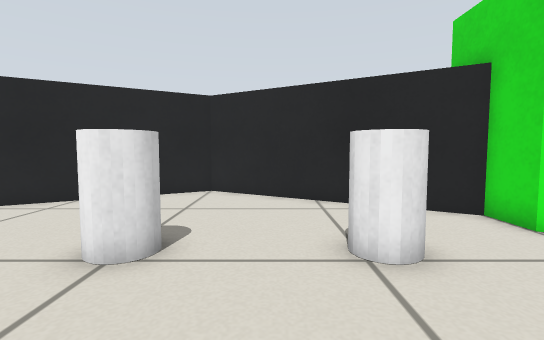
view 1 (above)

12 first-person views from a walk through a Gazebo world. The camera is 0.43 m above the floor, tilts 4° down and sees 85° across. The floor is counted in squares, 0.25 m on a side. Each view is taken from the middle of a square. On the plan, view 1 faces up. The plan holds only what a view shows up to about 16 squares ahead; the rest is blank. The place goes on beyond the plan. The robots in the file are not drawn.

view 2
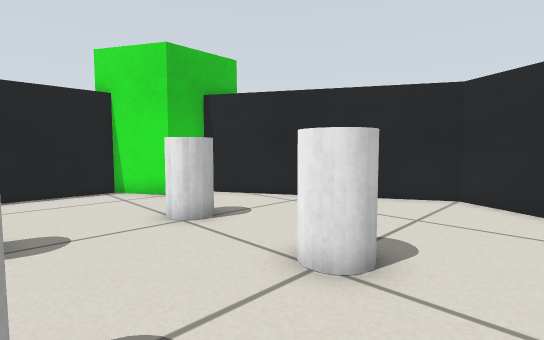

view 3
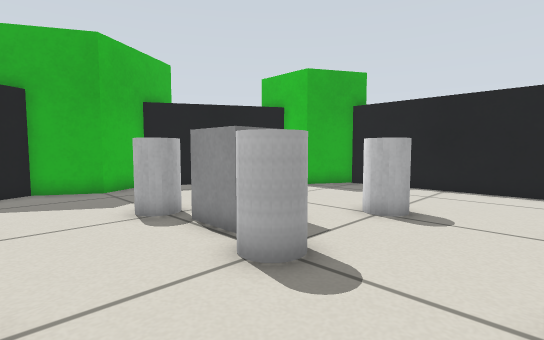

view 4
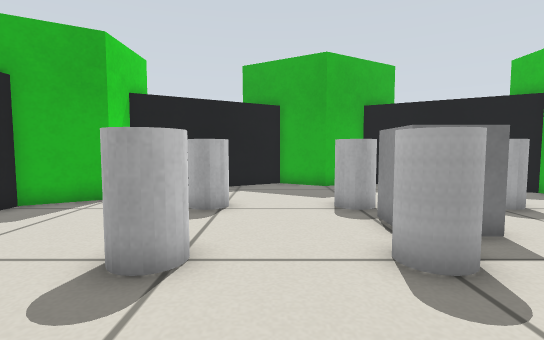

view 5
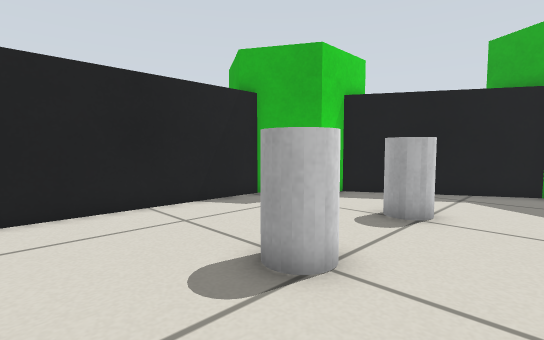

view 6
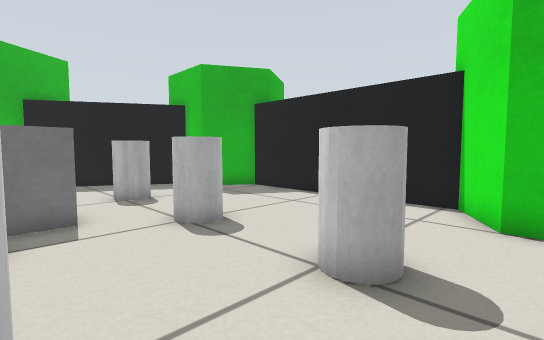

view 7
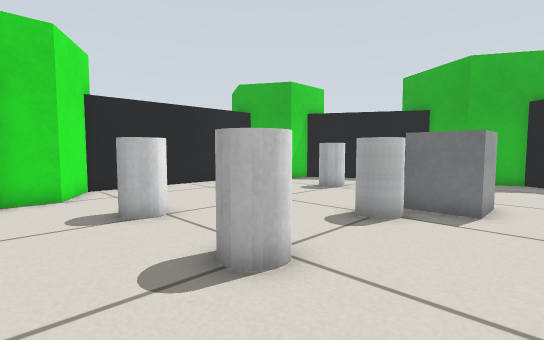

view 8
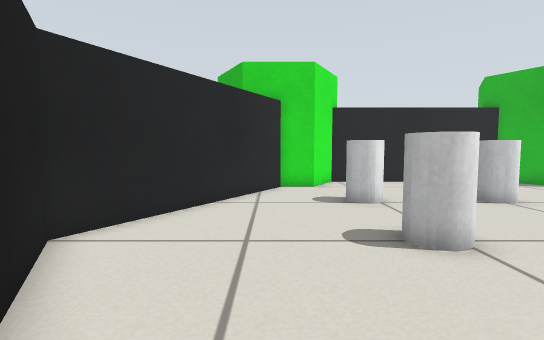

view 9
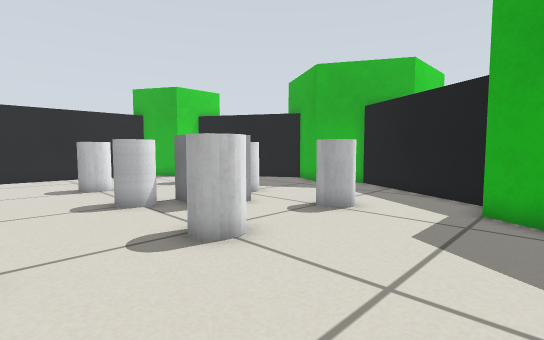

view 10
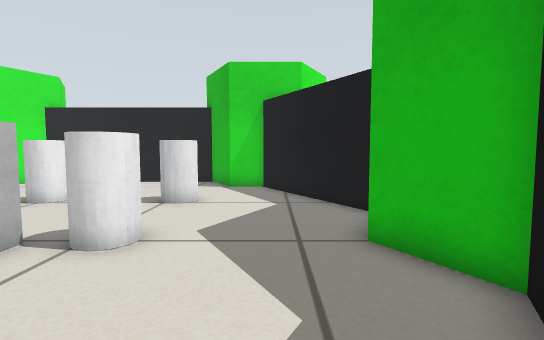

view 11
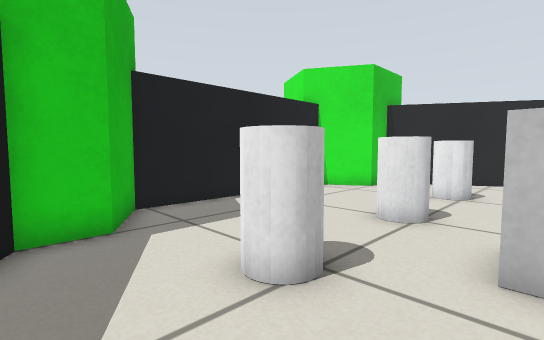

view 12
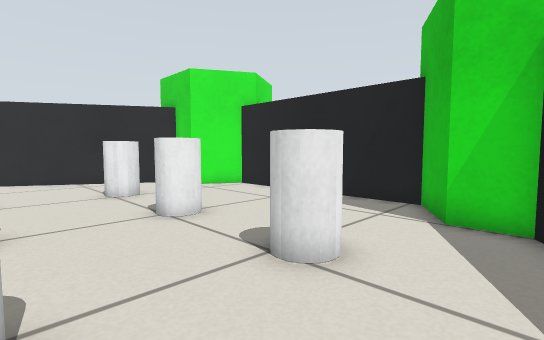

### Floor plan
Points are (right, up) in squares from view 1. A wall is a line through its corners. A room is listed if a view was taken in it or the views show most of it. See-through windows are left out.
Room 1 (views 1, 2, 3, 4, 5, 6, 7, 8, 9, 10, 11, 12)
walls: (-10.5, 6.1) (-12.7, 4.8) (-12.7, -3.8) (-10.5, -5.1) (-10.5, -6.6) (-4.6, -10) (-2.5, -8.8) (-0.4, -10) (5.5, -6.6) (5.5, -5.1) (7.7, -3.8) (7.7, 4.8) (5.5, 6.1) (5.5, 7.6) (-2.5, 12.2) (-10.5, 7.6) (-10.5, 6.1)
objects: white cylinder (-7, -4) to (-6, -3); white cylinder (-7, 0) to (-6, 1); white cylinder (-7, 4) to (-6, 5); grey box (-4, -2) to (-3, -1); white cylinder (-3, -4) to (-2, -3); white cylinder (-3, 0) to (-2, 1); white cylinder (-3, 4) to (-2, 5); white cylinder (1, -4) to (2, -3); white cylinder (1, 0) to (2, 1); white cylinder (1, 4) to (2, 5)

Where each view was taken, in squares from view 1:
view 1: 0 up, 0 right, facing up
view 2: 1 up, 0 right, facing up-left
view 3: 4 up, 1 right, facing down-left
view 4: 5 up, 0 right, facing down
view 5: 4 up, 1 left, facing down-right
view 6: 7 up, 3 left, facing down-left
view 7: 8 up, 6 left, facing down-right
view 8: 8 up, 8 left, facing right
view 9: 4 up, 12 left, facing down-right
view 10: 7 down, 8 left, facing right
view 11: 7 down, 4 left, facing up-left
view 12: 7 down, 2 left, facing up-right
